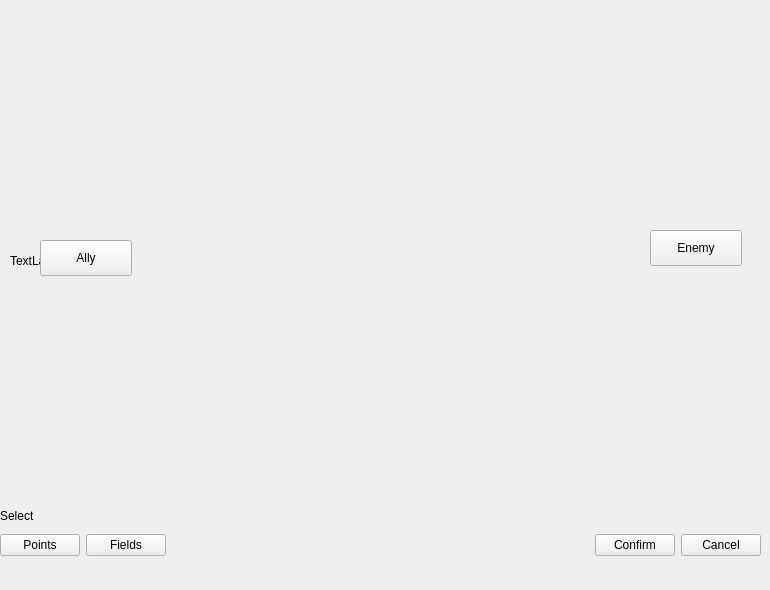
    <widget class="QWidget" name="selectFieldsgbx">
     <widget class="QLabel" name="camSelectFieldlbl_2">
      <property name="geometry">
       <rect>
        <x>10</x>
        <y>10</y>
        <width>751</width>
        <height>501</height>
       </rect>
      </property>
      <property name="text">
       <string>TextLabel</string>
      </property>
     </widget>
     <widget class="QPushButton" name="allySideSelectFieldbtn_2">
      <property name="geometry">
       <rect>
        <x>40</x>
        <y>240</y>
        <width>92</width>
        <height>36</height>
       </rect>
      </property>
      <property name="text">
       <string>Ally</string>
      </property>
     </widget>
     <widget class="QPushButton" name="enemySideSelectFieldsbtn_2">
      <property name="geometry">
       <rect>
        <x>650</x>
        <y>230</y>
        <width>92</width>
        <height>36</height>
       </rect>
      </property>
      <property name="text">
       <string>Enemy</string>
      </property>
     </widget>
     <widget class="QWidget" name="horizontalLayoutWidget_11">
      <property name="geometry">
       <rect>
        <x>0</x>
        <y>510</y>
        <width>761</width>
        <height>71</height>
       </rect>
      </property>
      <layout class="QHBoxLayout" name="horizontalLayout_11">
       <item>
        <layout class="QHBoxLayout" name="horizontalLayout_12">
         <item>
          <widget class="QPushButton" name="selectPointFieldbtn_2">
           <property name="text">
            <string>Points</string>
           </property>
          </widget>
         </item>
         <item>
          <widget class="QPushButton" name="selectFieldSelectFieldsbtn_2">
           <property name="text">
            <string>Fields</string>
           </property>
          </widget>
         </item>
        </layout>
       </item>
       <item>
        <spacer name="horizontalSpacer_2">
         <property name="orientation">
          <enum>Qt::Horizontal</enum>
         </property>
         <property name="sizeHint" stdset="0">
          <size>
           <width>40</width>
           <height>20</height>
          </size>
         </property>
        </spacer>
       </item>
       <item>
        <layout class="QHBoxLayout" name="horizontalLayout_13">
         <item>
          <widget class="QPushButton" name="confirmSelectFieldbtn_2">
           <property name="text">
            <string>Confirm</string>
           </property>
          </widget>
         </item>
         <item>
          <widget class="QPushButton" name="cancelSelectFieldbtn_2">
           <property name="text">
            <string>Cancel</string>
           </property>
          </widget>
         </item>
        </layout>
       </item>
      </layout>
     </widget>
     <widget class="QLabel" name="selectSelectFieldslbl_2">
      <property name="geometry">
       <rect>
        <x>0</x>
        <y>500</y>
        <width>61</width>
        <height>31</height>
       </rect>
      </property>
      <property name="text">
       <string>Select</string>
      </property>
     </widget>
    </widget>
